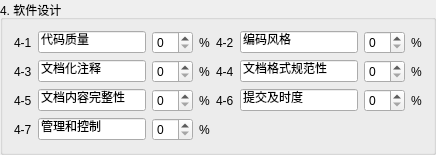
        <widget class="QGroupBox" name="groupBox_4">
         <property name="sizePolicy">
          <sizepolicy hsizetype="Expanding" vsizetype="Expanding">
           <horstretch>0</horstretch>
           <verstretch>0</verstretch>
          </sizepolicy>
         </property>
         <property name="title">
          <string>4. 软件设计</string>
         </property>
         <layout class="QGridLayout" name="gridLayout_4">
          <item row="0" column="0">
           <widget class="QLabel" name="pro4_1Label">
            <property name="text">
             <string>4-1</string>
            </property>
            <property name="alignment">
             <set>Qt::AlignLeading|Qt::AlignLeft|Qt::AlignVCenter</set>
            </property>
            <property name="buddy">
             <cstring>pro4_1LineEdit</cstring>
            </property>
           </widget>
          </item>
          <item row="0" column="1">
           <widget class="QLineEdit" name="pro4_1LineEdit">
            <property name="text">
             <string>代码质量</string>
            </property>
           </widget>
          </item>
          <item row="0" column="2">
           <widget class="QSpinBox" name="pro4_1SpinBox"/>
          </item>
          <item row="0" column="3">
           <widget class="QLabel" name="label_25">
            <property name="text">
             <string>%</string>
            </property>
           </widget>
          </item>
          <item row="0" column="4">
           <widget class="QLabel" name="pro4_2Label">
            <property name="text">
             <string>4-2</string>
            </property>
            <property name="alignment">
             <set>Qt::AlignLeading|Qt::AlignLeft|Qt::AlignVCenter</set>
            </property>
            <property name="buddy">
             <cstring>pro4_2LineEdit</cstring>
            </property>
           </widget>
          </item>
          <item row="0" column="5">
           <widget class="QLineEdit" name="pro4_2LineEdit">
            <property name="text">
             <string>编码风格</string>
            </property>
           </widget>
          </item>
          <item row="0" column="6">
           <widget class="QSpinBox" name="pro4_2SpinBox"/>
          </item>
          <item row="0" column="7">
           <widget class="QLabel" name="label_29">
            <property name="text">
             <string>%</string>
            </property>
           </widget>
          </item>
          <item row="1" column="0">
           <widget class="QLabel" name="pro4_3Label">
            <property name="text">
             <string>4-3</string>
            </property>
            <property name="alignment">
             <set>Qt::AlignLeading|Qt::AlignLeft|Qt::AlignVCenter</set>
            </property>
            <property name="buddy">
             <cstring>pro4_3LineEdit</cstring>
            </property>
           </widget>
          </item>
          <item row="1" column="1">
           <widget class="QLineEdit" name="pro4_3LineEdit">
            <property name="text">
             <string>文档化注释</string>
            </property>
           </widget>
          </item>
          <item row="1" column="2">
           <widget class="QSpinBox" name="pro4_3SpinBox"/>
          </item>
          <item row="1" column="3">
           <widget class="QLabel" name="label_26">
            <property name="text">
             <string>%</string>
            </property>
           </widget>
          </item>
          <item row="1" column="4">
           <widget class="QLabel" name="pro4_4Label">
            <property name="text">
             <string>4-4</string>
            </property>
            <property name="alignment">
             <set>Qt::AlignLeading|Qt::AlignLeft|Qt::AlignVCenter</set>
            </property>
            <property name="buddy">
             <cstring>pro4_4LineEdit</cstring>
            </property>
           </widget>
          </item>
          <item row="1" column="5">
           <widget class="QLineEdit" name="pro4_4LineEdit">
            <property name="text">
             <string>文档格式规范性</string>
            </property>
           </widget>
          </item>
          <item row="1" column="6">
           <widget class="QSpinBox" name="pro4_4SpinBox"/>
          </item>
          <item row="1" column="7">
           <widget class="QLabel" name="label_30">
            <property name="text">
             <string>%</string>
            </property>
           </widget>
          </item>
          <item row="2" column="0">
           <widget class="QLabel" name="pro4_5Label">
            <property name="text">
             <string>4-5</string>
            </property>
            <property name="alignment">
             <set>Qt::AlignLeading|Qt::AlignLeft|Qt::AlignVCenter</set>
            </property>
            <property name="buddy">
             <cstring>pro4_5LineEdit</cstring>
            </property>
           </widget>
          </item>
          <item row="2" column="1">
           <widget class="QLineEdit" name="pro4_5LineEdit">
            <property name="text">
             <string>文档内容完整性</string>
            </property>
           </widget>
          </item>
          <item row="2" column="2">
           <widget class="QSpinBox" name="pro4_5SpinBox"/>
          </item>
          <item row="2" column="3">
           <widget class="QLabel" name="label_28">
            <property name="text">
             <string>%</string>
            </property>
           </widget>
          </item>
          <item row="2" column="4">
           <widget class="QLabel" name="pro4_6Label">
            <property name="text">
             <string>4-6</string>
            </property>
            <property name="alignment">
             <set>Qt::AlignLeading|Qt::AlignLeft|Qt::AlignVCenter</set>
            </property>
            <property name="buddy">
             <cstring>pro4_6LineEdit</cstring>
            </property>
           </widget>
          </item>
          <item row="2" column="5">
           <widget class="QLineEdit" name="pro4_6LineEdit">
            <property name="text">
             <string>提交及时度</string>
            </property>
           </widget>
          </item>
          <item row="2" column="6">
           <widget class="QSpinBox" name="pro4_6SpinBox"/>
          </item>
          <item row="2" column="7">
           <widget class="QLabel" name="label_32">
            <property name="text">
             <string>%</string>
            </property>
           </widget>
          </item>
          <item row="3" column="0">
           <widget class="QLabel" name="pro4_7Label">
            <property name="text">
             <string>4-7</string>
            </property>
            <property name="alignment">
             <set>Qt::AlignLeading|Qt::AlignLeft|Qt::AlignVCenter</set>
            </property>
            <property name="buddy">
             <cstring>pro4_7LineEdit</cstring>
            </property>
           </widget>
          </item>
          <item row="3" column="1">
           <widget class="QLineEdit" name="pro4_7LineEdit">
            <property name="text">
             <string>管理和控制</string>
            </property>
           </widget>
          </item>
          <item row="3" column="2">
           <widget class="QSpinBox" name="pro4_7SpinBox"/>
          </item>
          <item row="3" column="3">
           <widget class="QLabel" name="label_27">
            <property name="text">
             <string>%</string>
            </property>
           </widget>
          </item>
          <item row="3" column="4" colspan="3">
           <spacer name="horizontalSpacer_3">
            <property name="orientation">
             <enum>Qt::Horizontal</enum>
            </property>
            <property name="sizeHint" stdset="0">
             <size>
              <width>189</width>
              <height>20</height>
             </size>
            </property>
           </spacer>
          </item>
         </layout>
        </widget>
